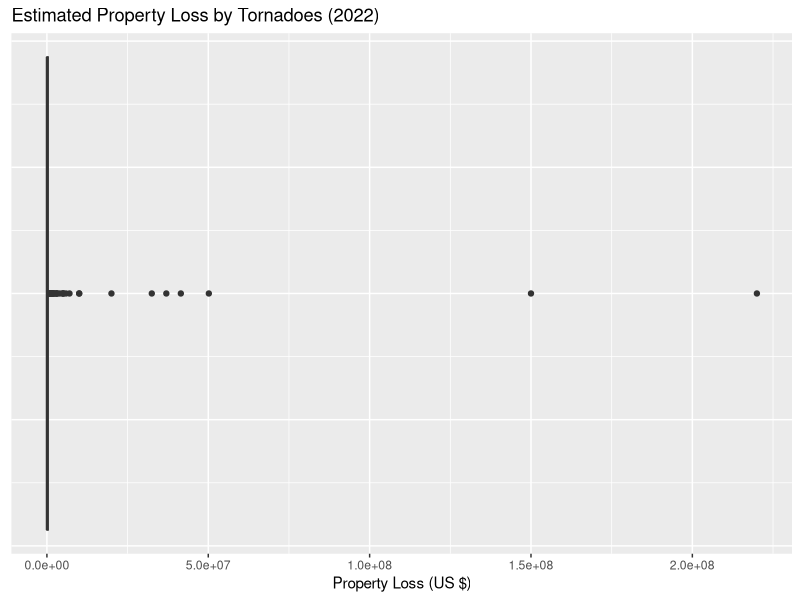
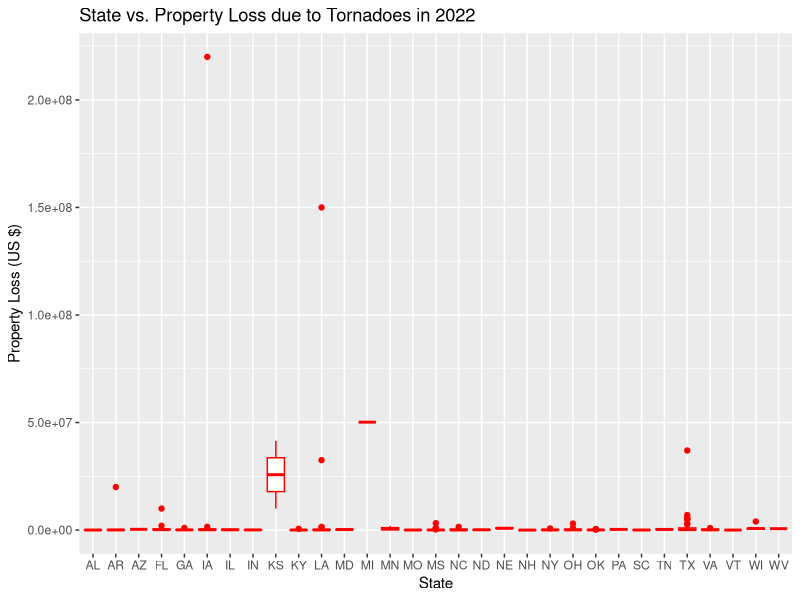
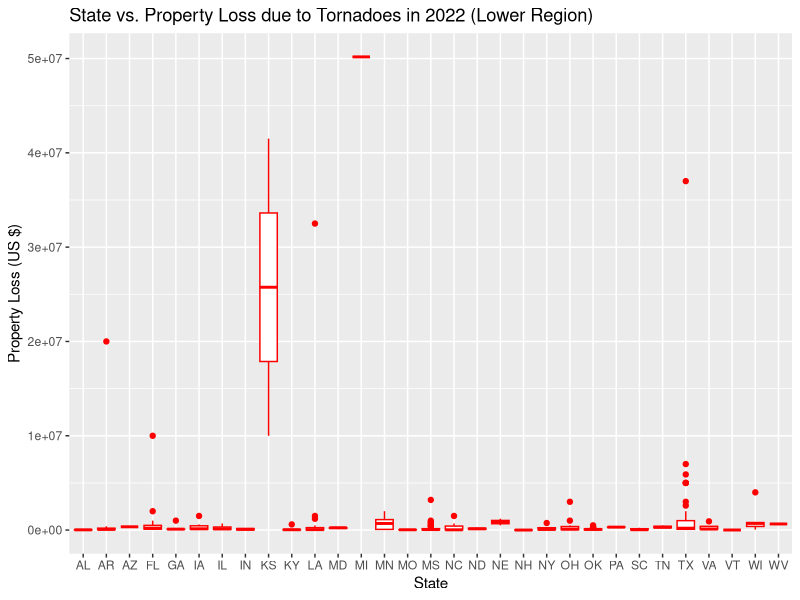
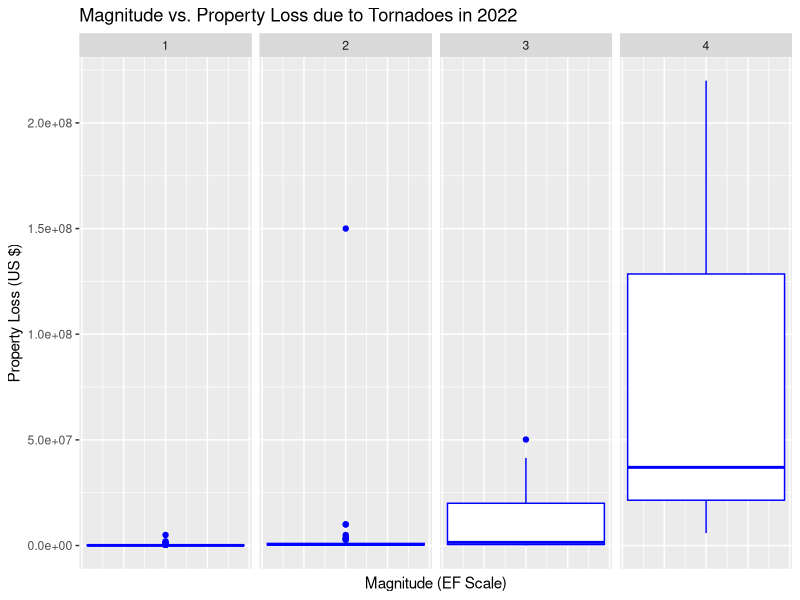
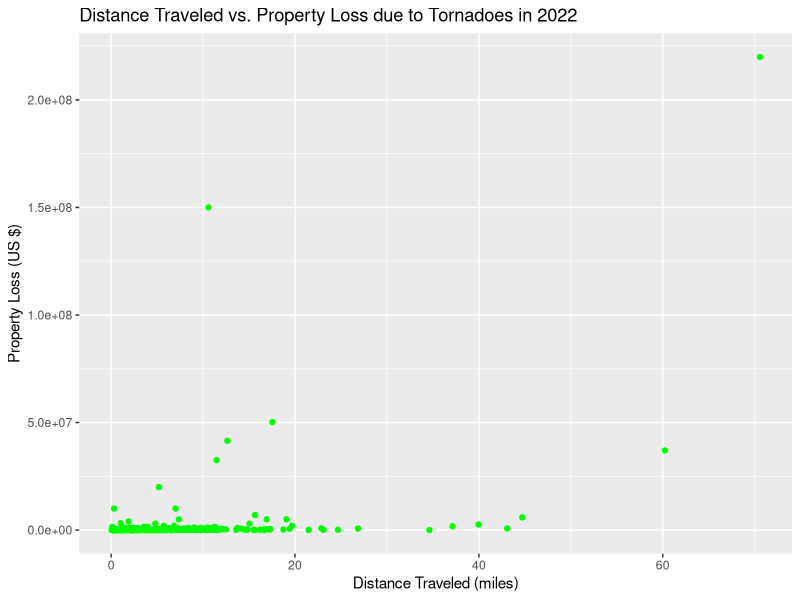
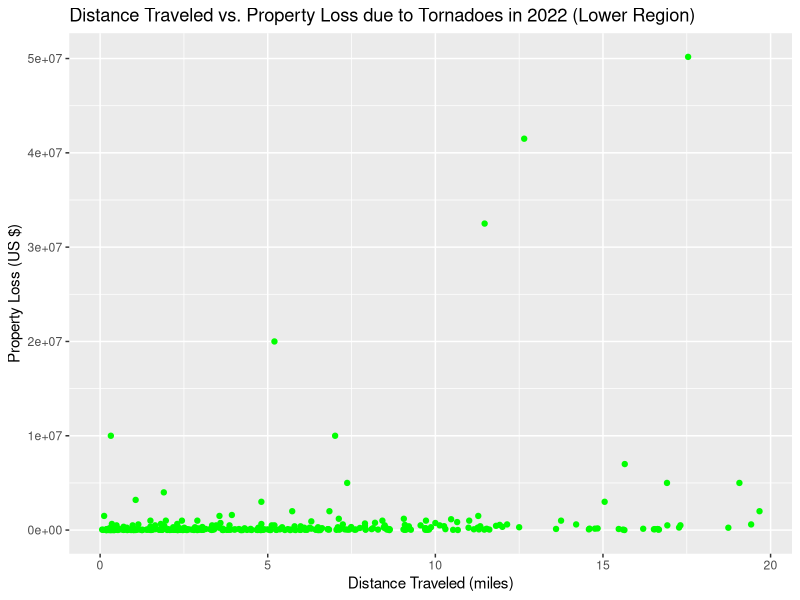
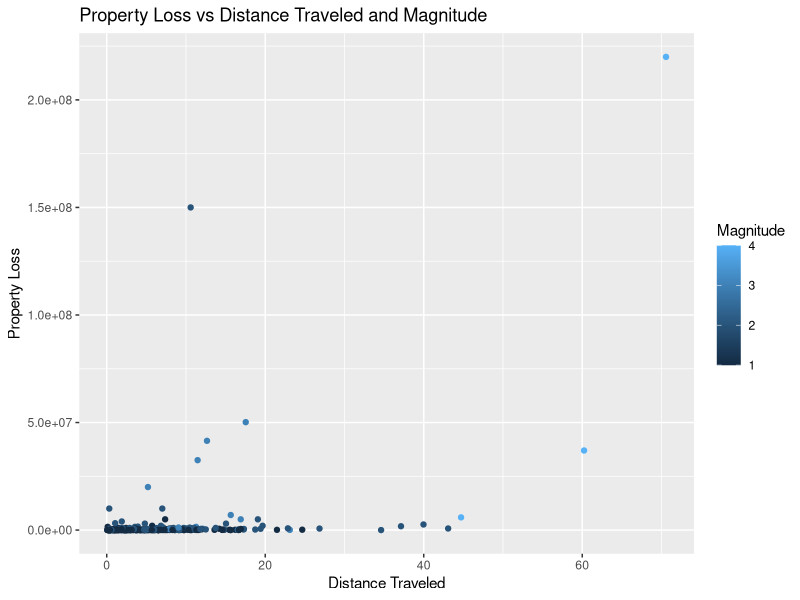
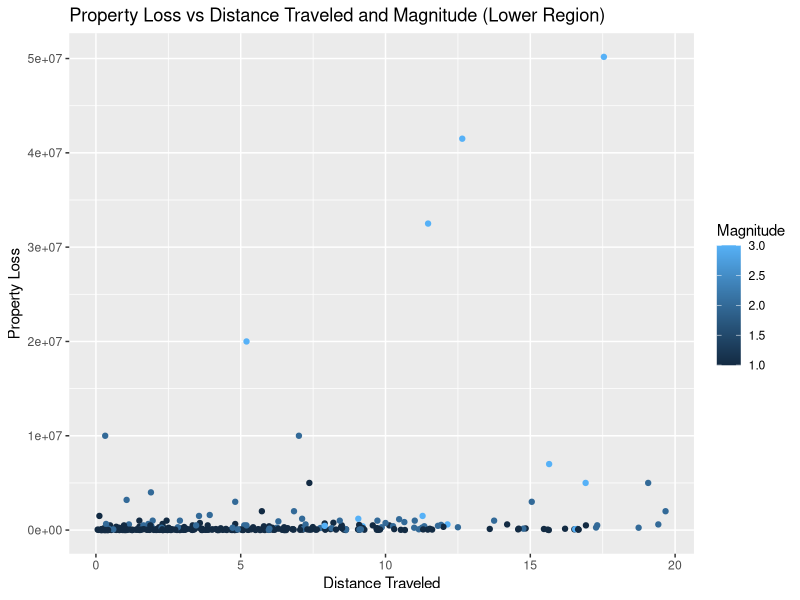

Reproduce these figures in R, in order.
## ---- chunk 1
knitr::opts_chunk$set(echo = TRUE)
tornadoes_project1 = read.csv("Project1_Tornados.csv")
library(ggplot2)
## ---- chunk 2
prop_loss_no_na <- tornadoes_project1[!is.na(tornadoes_project1$property_loss),]
prop_loss <- ggplot(prop_loss_no_na)
prop_loss + geom_boxplot(aes(x = property_loss)) + labs(title = "Estimated Property Loss by Tornadoes (2022)", x = "Property Loss (US $)") + theme(axis.text.y = element_blank(), axis.ticks.y = element_blank())
## ---- chunk 3
summary(prop_loss_no_na$property_loss)
## ---- chunk 4
prop_loss_state <- ggplot(prop_loss_no_na)
prop_loss_state + geom_boxplot(aes(x = state, y = property_loss), color = 'red') + 
  labs(title = "State vs. Property Loss due to Tornadoes in 2022", x = "State", y = "Property Loss (US $)")
## ---- chunk 5
prop_loss_state_limit <- prop_loss_no_na[prop_loss_no_na$property_loss <= 5.3e+07,]
prop_loss_state_limit_plot <- ggplot(prop_loss_state_limit)
prop_loss_state_limit_plot + geom_boxplot(aes(x = state, y = property_loss), color = 'red') + 
  labs(title = "State vs. Property Loss due to Tornadoes in 2022 (Lower Region)", x = "State", y = "Property Loss (US $)")
## ---- chunk 6
prop_loss_magnitude <- ggplot(prop_loss_no_na)
prop_loss_magnitude + geom_boxplot(aes(y = property_loss), color = 'blue') + theme(axis.text.x = element_blank(), axis.ticks.x = element_blank()) + labs(title = "Magnitude vs. Property Loss due to Tornadoes in 2022", x = "Magnitude (EF Scale)", y = "Property Loss (US $)") + facet_wrap(~magnitude, nrow = 1) 
## ---- chunk 7
cor(prop_loss_no_na$magnitude, prop_loss_no_na$property_loss)
## ---- chunk 8
result <- data.frame(aggregate(property_loss ~ magnitude, data = prop_loss_no_na, FUN = summary))
colnames(result)[2] <- ""
result$magnitude = NULL
result
## ---- chunk 9
result_med <- data.frame(aggregate(property_loss ~ magnitude, data = prop_loss_no_na, FUN = median))
colnames(result_med)[2] <- "Median $"
colnames(result_med)[1] <- "Magnitude"
result_med
## ---- chunk 10
cor(result_med[1], result_med[2])
## ---- chunk 11
result_mean <- data.frame(aggregate(property_loss ~ magnitude, data = prop_loss_no_na, FUN = mean))
colnames(result_mean)[2] <- "Mean $"
colnames(result_mean)[1] <- "Magnitude"
result_mean
## ---- chunk 12
cor(result_mean[1], result_mean[2])
## ---- chunk 13
prop_loss_magnitude <- ggplot(prop_loss_no_na)
prop_loss_magnitude + geom_point(aes(x = length_miles, y = property_loss), color = 'green') + labs(title = "Distance Traveled vs. Property Loss due to Tornadoes in 2022", x = "Distance Traveled (miles)", y = "Property Loss (US $)")
## ---- chunk 14
cor(prop_loss_no_na$length_miles, prop_loss_no_na$property_loss)
## ---- chunk 15
prop_loss_limit <- prop_loss_no_na[prop_loss_no_na$property_loss <= 5.3e+07,]
prop_loss_limit <- prop_loss_limit[prop_loss_limit$length_miles <= 20,]
prop_loss_limit_plot <- ggplot(prop_loss_limit)
prop_loss_limit_plot + geom_point(aes(x = length_miles, y = property_loss), color = 'green') + labs(title = "Distance Traveled vs. Property Loss due to Tornadoes in 2022 (Lower Region)", x = "Distance Traveled (miles)", y = "Property Loss (US $)")
## ---- chunk 16
cor(prop_loss_limit$length_miles, prop_loss_limit$property_loss)
## ---- chunk 17
tor_multi <- ggplot(prop_loss_no_na)
tor_multi + geom_point(aes(x = length_miles, y = property_loss, color = magnitude)) + labs(title = "Property Loss vs Distance Traveled and Magnitude", x = "Distance Traveled", y = "Property Loss", color = "Magnitude")
## ---- chunk 18
tor_multi_limit <- prop_loss_no_na[prop_loss_no_na$property_loss <= 5.3e+07,]
tor_multi_limit <- prop_loss_limit[prop_loss_limit$length_miles <= 20,]
tor_multi_limit_plot <- ggplot(prop_loss_limit)
tor_multi_limit_plot + geom_point(aes(x = length_miles, y = property_loss, color = magnitude)) + labs(title = "Property Loss vs Distance Traveled and Magnitude (Lower Region)", x = "Distance Traveled", y = "Property Loss", color = "Magnitude")
